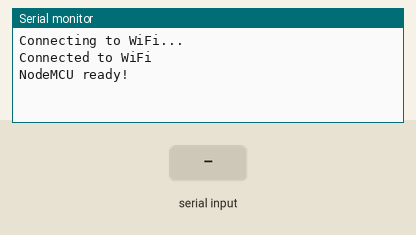
Simulated run of this sketch. Board: ESP8266 (NodeMCU). On the bench: the last lines printed to the serial monitor. The test bench sets the inputs (shaded band). WiFi joins after 1.5 s; servers stay silent unless stated.

Above: at 3.0 s.
3.1 s: "ECG:\n" received over the second serial link
At 4.1 s:
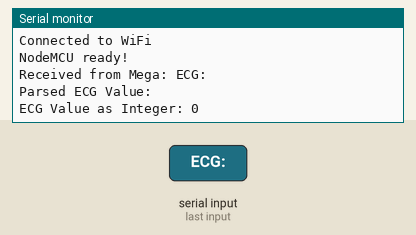
4.6 s: "Body Temp:\n" received over the second serial link
At 5.8 s:
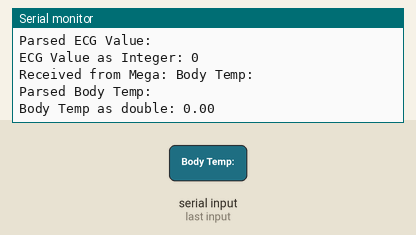
6.1 s: ",\n" received over the second serial link
At 7.3 s:
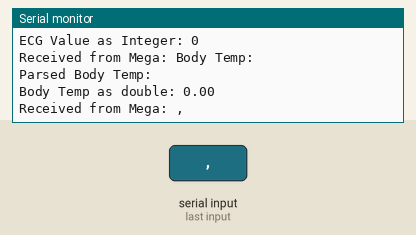
7.6 s: "Room Temp:\n" received over the second serial link
At 8.8 s:
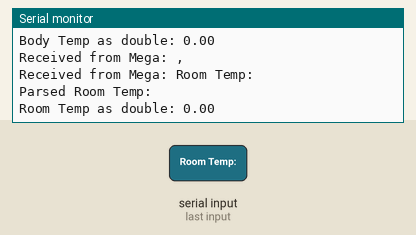
9.1 s: ", Humidity\n" received over the second serial link
At 9.7 s:
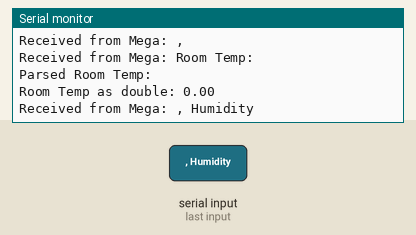
10.6 s: "Humidity:\n" received over the second serial link
At 11.1 s:
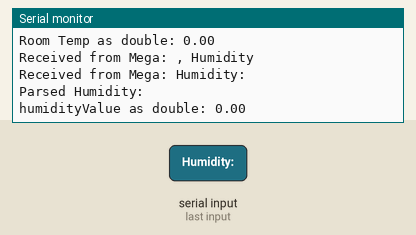

The sketch:

NodeMCu.ino
```cpp
#define BLYNK_TEMPLATE_ID "TMPL6BcIXK908"
#define BLYNK_TEMPLATE_NAME "IoT Project"
#define BLYNK_AUTH_TOKEN "3PLpTKpeBSAiO7_7SZXcuOiCGAlKKetZ"

#include <ESP8266WiFi.h>
#include <BlynkSimpleEsp8266.h>
#include <SoftwareSerial.h>  // Include SoftwareSerial library

// WiFi credentials
char ssid[] = "DARK PHOENIX";
char pass[] = "1234567890.........";

// Virtual pins for Blynk
#define V1 1  // Heart Rate
#define V2 2  // SpO2
#define V3 3  // Systolic BP
#define V4 4  // Diastolic BP
#define V5 5  // Body Temp
#define V6 6  // Room Temp
#define V7 7  // Humidity
#define V8 8  // ECG

// Declare SoftwareSerial pins
#define NODEMCU_TX D1  // GPIO5
#define NODEMCU_RX D2  // GPIO4

// Create SoftwareSerial object
SoftwareSerial MegaSerial(NODEMCU_RX, NODEMCU_TX);  // RX, TX

unsigned long lastReceivedTime = 0;         // Time of last data received
const unsigned long noDataInterval = 5000;  // 5 seconds

void setup() {
  // Start Serial communication for debugging
  Serial.begin(9600);

  // Initialize Blynk
  Blynk.begin(BLYNK_AUTH_TOKEN, ssid, pass);

  // Initialize SoftwareSerial for Mega communication
  MegaSerial.begin(9600);

  Serial.println("Connecting to WiFi...");
  while (WiFi.status() != WL_CONNECTED) {
    delay(1000);
    Serial.print(".");
  }
  Serial.println("Connected to WiFi");
  Serial.println("NodeMCU ready!");
}

void loop() {
  // Check if data is available from Arduino Mega
  if (MegaSerial.available()) {
    String receivedData = MegaSerial.readStringUntil('\n');
    Serial.println("Received from Mega: " + receivedData);

    // Update the last received time
    lastReceivedTime = millis();

    // Parse and send data to Blynk
    if (receivedData.indexOf("ECG:") != -1) {
      int startIndex = 0;
      while (startIndex != -1) {
        startIndex = receivedData.indexOf("ECG:", startIndex);
        if (startIndex != -1) {
          int endIndex = receivedData.indexOf("ECG:", startIndex + 4);  // Look for next ECG value
          String ecg = (endIndex == -1) ? receivedData.substring(startIndex + 4) : receivedData.substring(startIndex + 4, endIndex);

          Serial.println("Parsed ECG Value: " + ecg);

          // Convert to integer and print continuously
          int ecgValue = ecg.toInt();
          Serial.println("ECG Value as Integer: " + String(ecgValue));

          Blynk.virtualWrite(V8, ecgValue);  // Send to Blynk
          delay(100);

          // Move to the next ECG value
          startIndex = endIndex;
        }
      }
    } else {

      Blynk.virtualWrite(V8, 0);
    }

    if (receivedData.indexOf("Body Temp:") != -1) {
      String bodyTemp = receivedData.substring(receivedData.indexOf("Body Temp:") + 10, receivedData.indexOf(","));
      Serial.println("Parsed Body Temp: " + bodyTemp);

      // Convert to double
      double bodyTempValue = bodyTemp.toFloat();  // Can be used as double
      Serial.println("Body Temp as double: " + String(bodyTempValue));

      Blynk.virtualWrite(V5, bodyTempValue);  // Send to Blynk app
    }

    if (receivedData.indexOf("Room Temp:") != -1) {
      String roomTemp = receivedData.substring(receivedData.indexOf("Room Temp:") + 10, receivedData.indexOf(", Humidity"));
      Serial.println("Parsed Room Temp: " + roomTemp);

      // Convert to double
      double roomTempValue = roomTemp.toFloat();  // Can be used as double
      Serial.println("Room Temp as double: " + String(roomTempValue));
      Blynk.virtualWrite(V6, roomTempValue);  // Send to Blynk app
    }

    if (receivedData.indexOf("Humidity:") != -1) {
      String humidity = receivedData.substring(receivedData.indexOf("Humidity:") + 9);
      Serial.println("Parsed Humidity: " + humidity);

      // Convert to double
      double humidityValue = humidity.toFloat();  // Can be used as double
      Serial.println("humidityValue as double: " + String(humidityValue));
      Blynk.virtualWrite(V7, humidityValue);  // Send to Blynk app
    }

    if (receivedData.indexOf("HeartRate:") != -1) {
      String heartRate = receivedData.substring(receivedData.indexOf("HeartRate:") + 10, receivedData.indexOf(",SpO2"));
      Serial.println("Parsed Heart Rate: " + heartRate);

      // Convert to integer
      int heartRateValue = heartRate.toInt();  // Converts string to integer
      Serial.println("Heart Rate as Integer: " + String(heartRateValue));

      // Send to Blynk app as an integer value
      Blynk.virtualWrite(V1, heartRateValue);
    }

    if (receivedData.indexOf("SpO2:") != -1) {
      String spo2 = receivedData.substring(receivedData.indexOf("SpO2:") + 5, receivedData.indexOf(",SystolicBP"));
      Serial.println("Parsed SpO2: " + spo2);

      // Convert to double
      double spo2Value = spo2.toFloat();  // Can be used as double
      Serial.println("spo2Value as double: " + String(spo2Value));
      Blynk.virtualWrite(V2, spo2Value);  // Send to Blynk app
    }

    if (receivedData.indexOf("SystolicBP:") != -1) {
      String systolicBP = receivedData.substring(receivedData.indexOf("SystolicBP:") + 11, receivedData.indexOf(",DiastolicBP"));
      Serial.println("Parsed Systolic BP: " + systolicBP);

      // Convert to double
      double systolicBPValue = systolicBP.toFloat();  // Can be used as double
      Serial.println("systolicBP as double: " + String(systolicBPValue));
      Blynk.virtualWrite(V3, systolicBPValue);  // Send to Blynk app
    }

    if (receivedData.indexOf("DiastolicBP:") != -1) {
      String diastolicBP = receivedData.substring(receivedData.indexOf("DiastolicBP:") + 12);
      Serial.println("Parsed Diastolic BP: " + diastolicBP);

      // Convert to double
      double diastolicBPValue = diastolicBP.toFloat();  // Can be used as double
      Serial.println("diastolicBPValue as double: " + String(diastolicBPValue));
      Blynk.virtualWrite(V4, diastolicBPValue);
    }
  }

  // Run Blynk's background tasks
  Blynk.run();

  // Check for no data received for 10 seconds
  if (millis() - lastReceivedTime > noDataInterval) {
    Serial.println("No data received from Arduino Mega in the last 10 seconds");
    lastReceivedTime = millis();  // Reset timer
  }

  delay(100);  // Minimal delay for stability
}
```

Measured:
- after the input at 3.1 s, the serial monitor: prints a new line at once (image 1)
- after the input at 4.6 s, the serial monitor: prints a new line at once (image 2)
- after the input at 6.1 s, the serial monitor: prints a new line at once (image 3)
- after the input at 7.6 s, the serial monitor: prints a new line after 0.05 s (image 4)
- after the input at 9.1 s, the serial monitor: prints a new line after 0.07 s (image 5)
- after the input at 10.6 s, the serial monitor: prints a new line after 0.08 s (image 6)
